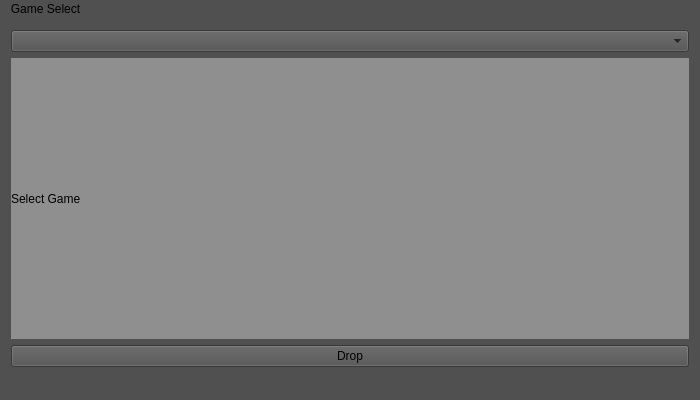
<?xml version="1.0" encoding="UTF-8"?>
<ui version="4.0">
    <class>MainWindow</class>
    <widget class="QMainWindow" name="MainWindow">
        <property name="geometry">
            <rect>
                <x>0</x>
                <y>0</y>
                <width>700</width>
                <height>400</height>
            </rect>
        </property>
        <property name="windowTitle">
            <string>Battle Royale Drop Randomizer</string>
        </property>
        <property name="styleSheet">
            <string notr="true">background-color: rgb(80, 80, 80);</string>
        </property>
        <widget class="QWidget" name="centralWidget">
            <layout class="QVBoxLayout">
                <item>
                    <widget class="QComboBox" name="mapSelect">
                        <property name="styleSheet">
                            <string notr="true"/>
                        </property>j
                    </widget>
                </item>
                <item>
                    <widget class="QLabel" name="locationDisplay">
                        <property name="styleSheet">
                            <string notr="true">background-color: rgb(143, 143, 143);</string>
                        </property>
                        <property name="text">
                            <string>Select Game</string>
                        </property>
                    </widget>
                </item>
                <item>
                    <widget class="QPushButton" name="dropButton">
                        <property name="styleSheet">
                            <string notr="true"/>
                        </property>
                        <property name="text">
                            <string>Drop</string>
                        </property>
                    </widget>
                </item>

            </layout>
        </widget>
        <widget class="QMenuBar" name="menuBar">
            <property name="geometry">
                <rect>
                    <x>0</x>
                    <y>0</y>
                    <width>400</width>
                    <height>20</height>
                </rect>
            </property>
            <widget class="QMenu" name="menuFile">
                <property name="title">
                    <string>Game Select</string>
                </property>
            </widget>
            <addaction name="menuFile"/>
        </widget>

        <widget class="QStatusBar" name="statusBar"/>
    </widget>
    <layoutdefault spacing="6" margin="11"/>
    <resources/>
    <connections/>
</ui>
